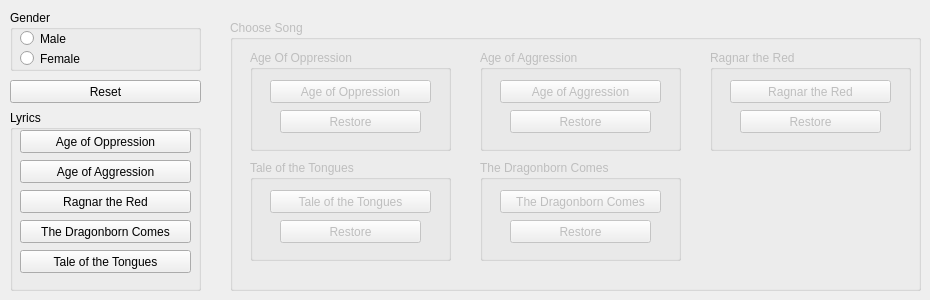
      <widget class="QWidget" name="bardsTab">
       <attribute name="title">
        <string>Bards</string>
       </attribute>
       <widget class="QGroupBox" name="bardGenderGroupBox">
        <property name="geometry">
         <rect>
          <x>10</x>
          <y>10</y>
          <width>191</width>
          <height>61</height>
         </rect>
        </property>
        <property name="title">
         <string>Gender</string>
        </property>
        <widget class="QRadioButton" name="maleBardRadioButton">
         <property name="geometry">
          <rect>
           <x>10</x>
           <y>20</y>
           <width>82</width>
           <height>17</height>
          </rect>
         </property>
         <property name="text">
          <string>Male</string>
         </property>
         <attribute name="buttonGroup">
          <string notr="true">genderBardsButtonGroup</string>
         </attribute>
        </widget>
        <widget class="QRadioButton" name="femaleBardRadioButton">
         <property name="geometry">
          <rect>
           <x>10</x>
           <y>40</y>
           <width>82</width>
           <height>17</height>
          </rect>
         </property>
         <property name="text">
          <string>Female</string>
         </property>
         <attribute name="buttonGroup">
          <string notr="true">genderBardsButtonGroup</string>
         </attribute>
        </widget>
       </widget>
       <widget class="QGroupBox" name="bardsSongsGroupBox">
        <property name="enabled">
         <bool>false</bool>
        </property>
        <property name="geometry">
         <rect>
          <x>230</x>
          <y>20</y>
          <width>691</width>
          <height>271</height>
         </rect>
        </property>
        <property name="title">
         <string>Choose Song</string>
        </property>
        <widget class="QGroupBox" name="oppressionGroupBox">
         <property name="geometry">
          <rect>
           <x>20</x>
           <y>30</y>
           <width>201</width>
           <height>101</height>
          </rect>
         </property>
         <property name="title">
          <string>Age Of Oppression</string>
         </property>
         <widget class="QPushButton" name="ageOfOppressionBtn">
          <property name="geometry">
           <rect>
            <x>20</x>
            <y>30</y>
            <width>161</width>
            <height>23</height>
           </rect>
          </property>
          <property name="accessibleName">
           <string notr="true">Age of Oppression</string>
          </property>
          <property name="text">
           <string>Age of Oppression</string>
          </property>
         </widget>
         <widget class="QPushButton" name="restoreOppressionBtn">
          <property name="geometry">
           <rect>
            <x>30</x>
            <y>60</y>
            <width>141</width>
            <height>23</height>
           </rect>
          </property>
          <property name="accessibleName">
           <string>oppression</string>
          </property>
          <property name="text">
           <string>Restore</string>
          </property>
         </widget>
        </widget>
        <widget class="QGroupBox" name="tonguesGroupBox">
         <property name="geometry">
          <rect>
           <x>20</x>
           <y>140</y>
           <width>201</width>
           <height>101</height>
          </rect>
         </property>
         <property name="title">
          <string>Tale of the Tongues</string>
         </property>
         <widget class="QPushButton" name="taleOfTheTonguesBtn">
          <property name="geometry">
           <rect>
            <x>20</x>
            <y>30</y>
            <width>161</width>
            <height>23</height>
           </rect>
          </property>
          <property name="accessibleName">
           <string notr="true">Tale of the Tongues</string>
          </property>
          <property name="text">
           <string>Tale of the Tongues</string>
          </property>
         </widget>
         <widget class="QPushButton" name="restoreTonguesBtn">
          <property name="geometry">
           <rect>
            <x>30</x>
            <y>60</y>
            <width>141</width>
            <height>23</height>
           </rect>
          </property>
          <property name="accessibleName">
           <string>tongues</string>
          </property>
          <property name="text">
           <string>Restore</string>
          </property>
         </widget>
        </widget>
        <widget class="QGroupBox" name="violenceGroupBox">
         <property name="geometry">
          <rect>
           <x>250</x>
           <y>30</y>
           <width>201</width>
           <height>101</height>
          </rect>
         </property>
         <property name="title">
          <string>Age of Aggression</string>
         </property>
         <widget class="QPushButton" name="ageOfViolenceBtn">
          <property name="geometry">
           <rect>
            <x>20</x>
            <y>30</y>
            <width>161</width>
            <height>23</height>
           </rect>
          </property>
          <property name="accessibleName">
           <string notr="true">Age of Aggression</string>
          </property>
          <property name="text">
           <string>Age of Aggression</string>
          </property>
         </widget>
         <widget class="QPushButton" name="restoreViolenceBtn">
          <property name="geometry">
           <rect>
            <x>30</x>
            <y>60</y>
            <width>141</width>
            <height>23</height>
           </rect>
          </property>
          <property name="accessibleName">
           <string>violence</string>
          </property>
          <property name="text">
           <string>Restore</string>
          </property>
         </widget>
        </widget>
        <widget class="QGroupBox" name="dragonbornComesGroupBox">
         <property name="geometry">
          <rect>
           <x>250</x>
           <y>140</y>
           <width>201</width>
           <height>101</height>
          </rect>
         </property>
         <property name="title">
          <string>The Dragonborn Comes</string>
         </property>
         <widget class="QPushButton" name="theDragonbornComesBtn">
          <property name="geometry">
           <rect>
            <x>20</x>
            <y>30</y>
            <width>161</width>
            <height>23</height>
           </rect>
          </property>
          <property name="accessibleName">
           <string notr="true">The Dragonborn Comes</string>
          </property>
          <property name="text">
           <string>The Dragonborn Comes</string>
          </property>
         </widget>
         <widget class="QPushButton" name="restoreDragonbornComesBtn">
          <property name="geometry">
           <rect>
            <x>30</x>
            <y>60</y>
            <width>141</width>
            <height>23</height>
           </rect>
          </property>
          <property name="accessibleName">
           <string>dragonbornComes</string>
          </property>
          <property name="text">
           <string>Restore</string>
          </property>
         </widget>
        </widget>
        <widget class="QGroupBox" name="ragnarGroupBox">
         <property name="geometry">
          <rect>
           <x>480</x>
           <y>30</y>
           <width>201</width>
           <height>101</height>
          </rect>
         </property>
         <property name="title">
          <string>Ragnar the Red</string>
         </property>
         <widget class="QPushButton" name="ragnarTheRedBtn">
          <property name="geometry">
           <rect>
            <x>20</x>
            <y>30</y>
            <width>161</width>
            <height>23</height>
           </rect>
          </property>
          <property name="accessibleName">
           <string notr="true">Ragnar the Red</string>
          </property>
          <property name="text">
           <string>Ragnar the Red</string>
          </property>
         </widget>
         <widget class="QPushButton" name="restoreRagnarBtn">
          <property name="geometry">
           <rect>
            <x>30</x>
            <y>60</y>
            <width>141</width>
            <height>23</height>
           </rect>
          </property>
          <property name="accessibleName">
           <string>ragnar</string>
          </property>
          <property name="text">
           <string>Restore</string>
          </property>
         </widget>
        </widget>
       </widget>
       <widget class="QPushButton" name="resetBardsBtn">
        <property name="geometry">
         <rect>
          <x>10</x>
          <y>80</y>
          <width>191</width>
          <height>23</height>
         </rect>
        </property>
        <property name="text">
         <string>Reset</string>
        </property>
       </widget>
       <widget class="QGroupBox" name="lyricsGroupBox">
        <property name="geometry">
         <rect>
          <x>10</x>
          <y>110</y>
          <width>191</width>
          <height>181</height>
         </rect>
        </property>
        <property name="title">
         <string>Lyrics</string>
        </property>
        <widget class="QPushButton" name="oppressionLyricsPushButton">
         <property name="geometry">
          <rect>
           <x>10</x>
           <y>20</y>
           <width>171</width>
           <height>23</height>
          </rect>
         </property>
         <property name="accessibleName">
          <string notr="true">Age of Oppression</string>
         </property>
         <property name="text">
          <string>Age of Oppression</string>
         </property>
        </widget>
        <widget class="QPushButton" name="violenceLyricsPushButton">
         <property name="geometry">
          <rect>
           <x>10</x>
           <y>50</y>
           <width>171</width>
           <height>23</height>
          </rect>
         </property>
         <property name="accessibleName">
          <string notr="true">Age of Aggression</string>
         </property>
         <property name="text">
          <string>Age of Aggression</string>
         </property>
        </widget>
        <widget class="QPushButton" name="ragnarLyricsPushButton">
         <property name="geometry">
          <rect>
           <x>10</x>
           <y>80</y>
           <width>171</width>
           <height>23</height>
          </rect>
         </property>
         <property name="accessibleName">
          <string notr="true">Ragnar the Red</string>
         </property>
         <property name="text">
          <string>Ragnar the Red</string>
         </property>
        </widget>
        <widget class="QPushButton" name="dragonbornComesLyricsPushButton">
         <property name="geometry">
          <rect>
           <x>10</x>
           <y>110</y>
           <width>171</width>
           <height>23</height>
          </rect>
         </property>
         <property name="accessibleName">
          <string notr="true">The Dragonborn Comes</string>
         </property>
         <property name="text">
          <string>The Dragonborn Comes</string>
         </property>
        </widget>
        <widget class="QPushButton" name="tonguesLyricsPushButton">
         <property name="geometry">
          <rect>
           <x>10</x>
           <y>140</y>
           <width>171</width>
           <height>23</height>
          </rect>
         </property>
         <property name="accessibleName">
          <string notr="true">Tale of the Tongues</string>
         </property>
         <property name="text">
          <string>Tale of the Tongues</string>
         </property>
        </widget>
       </widget>
      </widget>
